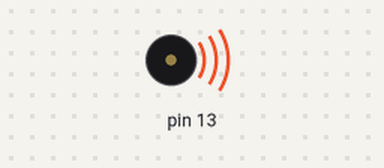
Simulated run of this sketch. Board: Arduino Uno, built with avr-gcc and run on an emulated ATmega328P. Shown: buzzer (waves = sounding).

Above: at 1.0 s.
At 4.0 s:
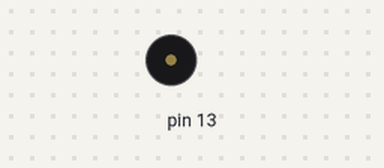
Timing chart, 0 to 6.9 s (numbered marks = the images above):
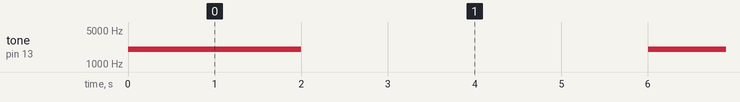

The sketch:

FUNSION_SENO.ino
```cpp
int toneVal;
float sinVal;

void setup() {
  pinMode(13, OUTPUT);
}

void loop() {
  for(int x=0; x<180; x++){
    //convertir grados a radianes para luego obtener el valor
    sinVal = (sin(x*(3.1412/180)));
    // generar frecuancia a partir del valor sin
    toneVal = 2000+(int(sinVal*1000));
    tone(13,toneVal);
    delay(2000);
    tone(13,0);
    delay(4000);
    }
}
```

Measured:
- by itself, tone on pin 13: plays 2000 Hz for 2.0 s, 2017 Hz for 2.0 s, 2034 Hz for 2.0 s, 2052 Hz for 2.0 s, 2069 Hz for 2.0 s, 2087 Hz for 2.0 s … (22 notes in this stretch)
